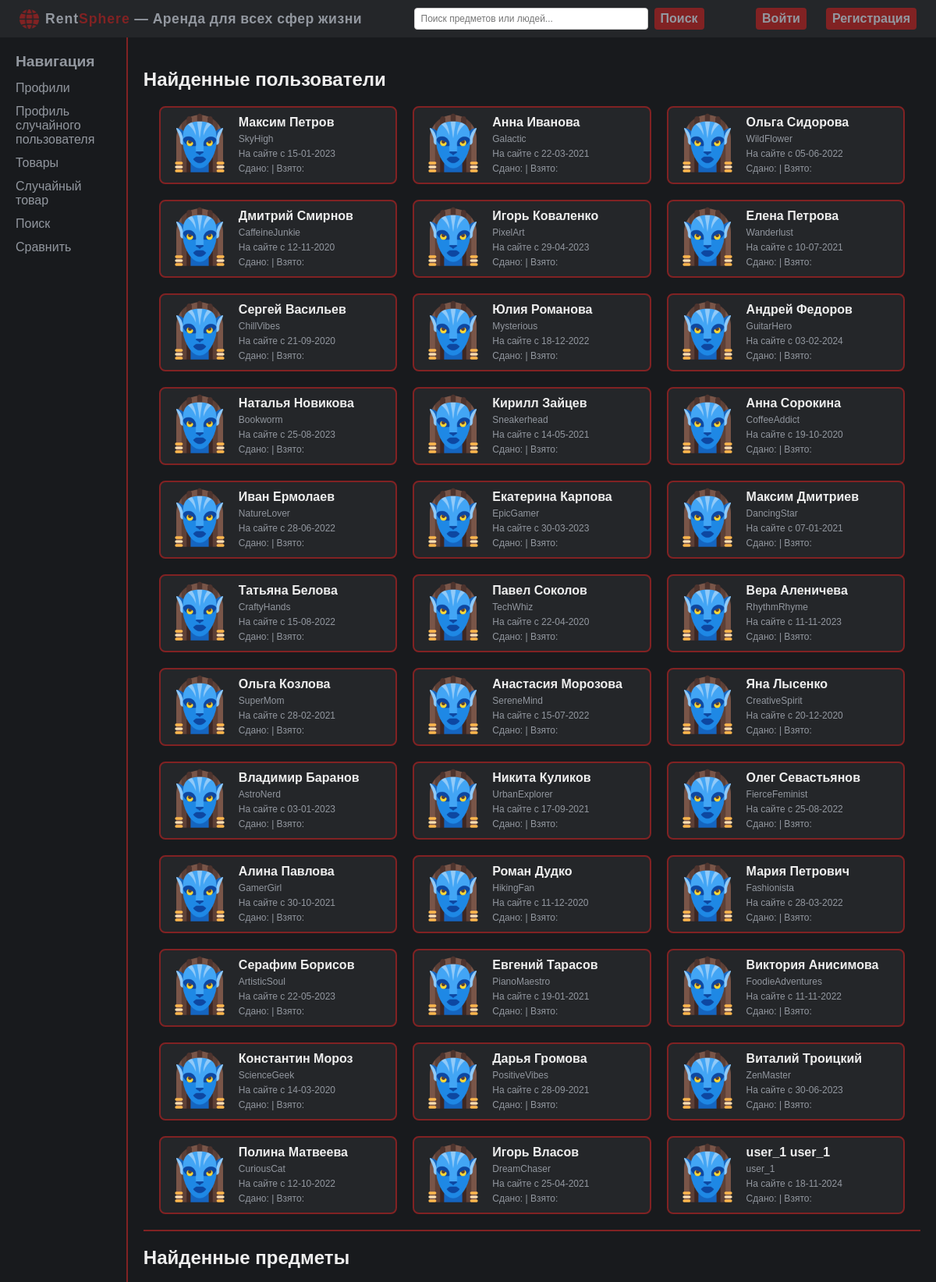
Screenshot of /search (upper part) with the database file from the repository.
### models.py (models this page shows, shortened)
class User(Base):
    __tablename__ = "users"
    id = Column(Integer, primary_key=True)
    login = Column(String(100), unique=True, nullable=False)
    password = Column(String(200), nullable=False)
    ipn = Column(Integer)
    first_name = Column(String(100))
    last_name = Column(String(100))
    phone_number = Column(String(20))
    email = Column(String(100), unique=True, nullable=False)
    avatar = Column(String(255))
    register_date = Column(Integer)
    compare_items = Column(types.JSON, default=[], nullable=True)
    items = relationship("Item", backref="owner_user")

### app.py (the view, shortened to what this page needs)
@app.route("/search", methods=["GET"])
def search():
    search_query = request.args.get("q", "").lower()
    founded_profiles = models.User.query.filter(
        models.User.login.ilike(f"%{search_query}%") |
        models.User.first_name.ilike(f"%{search_query}%") |
        models.User.last_name.ilike(f"%{search_query}%")
    ).all()
    founded_items = models.Item.query.filter(
        models.Item.name.ilike(f"%{search_query}%") |
        models.Item.desc.ilike(f"%{search_query}%")
    ).all()
    profile_card_data = [
        {
            "id": user.id,
            "login": user.login,
            "first_name": user.first_name,
            "last_name": user.last_name,
            "avatar": user.avatar,
            "register_date": user.register_date,
            "owner_contracts": models.Contract.query.filter_by(owner_id=user.id).count(),
            "renter_contracts": models.Contract.query.filter_by(renter_id=user.id).count(),
        }
        for user in founded_profiles
    ]
    item_card_data = [
        {
            "id": item.id,
            "photo": item.photo,
            "name": item.name,
            "desc": item.desc,
            "price_h": item.price_h,
            "price_d": item.price_d,
            "price_w": item.price_w,
            "price_m": item.price_m,
            "owner_id": item.owner_id,
            "owner_name": item.owner.first_name + " " + item.owner.last_name,
        }
        for item in founded_items
    ]
    user_id = session.get("user_id")
    return render_template("search.html", users=profile_card_data, items=item_card_data)

### app.py (called while the page is built, shortened)
@app.teardown_request
def teardown_request(exceptions=None):
    db_session.remove()

@app.context_processor
def stats_data():
    session_id = session.get("user_id")
    users_total = models.User.query.count()
    items_total = models.Item.query.count()
    contracts_total = models.Contract.query.count()
    stats = {"users_total": users_total,
             "items_total": items_total,
             "contracts_total": contracts_total,
             "session_id": session_id}
    return dict(stats=stats)

@app.context_processor
def inject_user():
    user_id = session.get("user_id")
    user_data = {"id": None, "login": "Guest"}
    return {"current_user": user_data}

### templates/search.html (shortened to what this page needs)
{% extends 'base.html' %}
{% block content %}
    <div class="search-results">
        <h2>Найденные пользователи</h2>
        {% include 'profiles_list.html' %}
        <div class="search-divider"></div>
        <h2>Найденные предметы</h2>
    </div>
{% endblock %}

### templates/profiles_list.html
<div class="users-container">
    {% for user in users %}
    <a href="{{ url_for('profile', user_id=user.id) }}" class="user-card">
        <div class="user-avatar">
            <img src="{{ url_for('static', filename='images/default_avatar.png') }}" alt="Аватар">
        </div>
        <div class="user-short-details">
            <div class="user-name">{{ user.first_name }} {{ user.last_name }}</div>
            <div class="user-data">{{ user.login }}</div>
            <div class="user-data">На сайте с {{ user.register_date }}</div>
            <div class="user-data">Сдано: {{ user.items_rented }} | Взято: {{ user.items_borrowed }}</div>
        </div>
    </a>
    {% endfor %}
</div>

### static/css/styles.css (style rules this page uses)
body { background-color: #181A1D; color: #EEEEEE; margin: 0; font-family: Arial, sans-serif; }
.search-divider { margin: 20px 0; border-top: 2px solid #812223; width: 100%; }

### static/css/modules/profiles.css (style rules this page uses)
.users-container { display: grid; grid-template-columns: repeat(3, 1fr); gap: 20px; margin: 20px; max-width: 1000px; }
.user-card { display: flex; background-color: #242629; color: #EEEEEE; border-radius: 8px; padding: 10px; transition: background-color 0.3s; border: 2px solid #812223; align-items: center; height: 100px; text-decoration: none; box-sizing: border-box; }
.user-avatar { margin-right: 10px; }
.user-avatar img { width: 80px; height: 80px; border-radius: 15%; }
.user-short-details { display: flex; flex-direction: column; justify-content: center; }
.user-name { font-size: 16px; font-weight: bold; }
.user-data { color: #92979F; margin-top: 5px; font-size: 12px; }

### rows the page displays
User: first_name "Максим", last_name "Петров", login "SkyHigh", register_date "15-01-2023"
User: first_name "Анна", last_name "Иванова", login "Galactic", register_date "22-03-2021"
User: first_name "Ольга", last_name "Сидорова", login "WildFlower", register_date "05-06-2022"
User: first_name "Дмитрий", last_name "Смирнов", login "CaffeineJunkie", register_date "12-11-2020"
User: first_name "Игорь", last_name "Коваленко", login "PixelArt", register_date "29-04-2023"
User: first_name "Елена", last_name "Петрова", login "Wanderlust", register_date "10-07-2021"
User: first_name "Сергей", last_name "Васильев", login "ChillVibes", register_date "21-09-2020"
User: first_name "Юлия", last_name "Романова", login "Mysterious", register_date "18-12-2022"
User: first_name "Андрей", last_name "Федоров", login "GuitarHero", register_date "03-02-2024"
User: first_name "Наталья", last_name "Новикова", login "Bookworm", register_date "25-08-2023"
User: first_name "Кирилл", last_name "Зайцев", login "Sneakerhead", register_date "14-05-2021"
User: first_name "Анна", last_name "Сорокина", login "CoffeeAddict", register_date "19-10-2020"
User: first_name "Иван", last_name "Ермолаев", login "NatureLover", register_date "28-06-2022"
User: first_name "Екатерина", last_name "Карпова", login "EpicGamer", register_date "30-03-2023"
User: first_name "Максим", last_name "Дмитриев", login "DancingStar", register_date "07-01-2021"
User: first_name "Татьяна", last_name "Белова", login "CraftyHands", register_date "15-08-2022"
User: first_name "Павел", last_name "Соколов", login "TechWhiz", register_date "22-04-2020"
User: first_name "Вера", last_name "Аленичева", login "RhythmRhyme", register_date "11-11-2023"
User: first_name "Ольга", last_name "Козлова", login "SuperMom", register_date "28-02-2021"
User: first_name "Анастасия", last_name "Морозова", login "SereneMind", register_date "15-07-2022"
User: first_name "Яна", last_name "Лысенко", login "CreativeSpirit", register_date "20-12-2020"
User: first_name "Владимир", last_name "Баранов", login "AstroNerd", register_date "03-01-2023"
User: first_name "Никита", last_name "Куликов", login "UrbanExplorer", register_date "17-09-2021"
User: first_name "Олег", last_name "Севастьянов", login "FierceFeminist", register_date "25-08-2022"
User: first_name "Алина", last_name "Павлова", login "GamerGirl", register_date "30-10-2021"
User: first_name "Роман", last_name "Дудко", login "HikingFan", register_date "11-12-2020"
User: first_name "Мария", last_name "Петрович", login "Fashionista", register_date "28-03-2022"
User: first_name "Серафим", last_name "Борисов", login "ArtisticSoul", register_date "22-05-2023"
User: first_name "Евгений", last_name "Тарасов", login "PianoMaestro", register_date "19-01-2021"
User: first_name "Виктория", last_name "Анисимова", login "FoodieAdventures", register_date "11-11-2022"
User: first_name "Константин", last_name "Мороз", login "ScienceGeek", register_date "14-03-2020"
User: first_name "Дарья", last_name "Громова", login "PositiveVibes", register_date "28-09-2021"
User: first_name "Виталий", last_name "Троицкий", login "ZenMaster", register_date "30-06-2023"
User: first_name "Полина", last_name "Матвеева", login "CuriousCat", register_date "12-10-2022"
User: first_name "Игорь", last_name "Власов", login "DreamChaser", register_date "25-04-2021"
User: first_name "user_1", last_name "user_1", login "user_1", register_date "18-11-2024"
